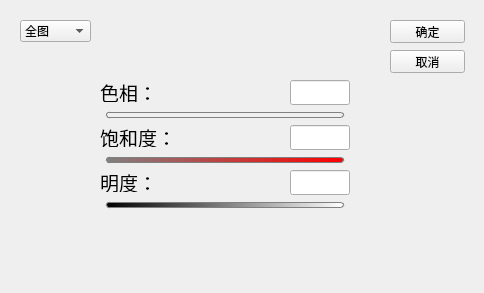
<?xml version="1.0" encoding="UTF-8"?>
<ui version="4.0">
 <class>HSLAdjustForm</class>
 <widget class="QWidget" name="HSLAdjustForm">
  <property name="geometry">
   <rect>
    <x>0</x>
    <y>0</y>
    <width>484</width>
    <height>293</height>
   </rect>
  </property>
  <property name="minimumSize">
   <size>
    <width>484</width>
    <height>293</height>
   </size>
  </property>
  <property name="maximumSize">
   <size>
    <width>484</width>
    <height>293</height>
   </size>
  </property>
  <property name="windowTitle">
   <string>Form</string>
  </property>
  <widget class="QComboBox" name="colorSelect">
   <property name="geometry">
    <rect>
     <x>20</x>
     <y>20</y>
     <width>71</width>
     <height>22</height>
    </rect>
   </property>
   <item>
    <property name="text">
     <string>全图</string>
    </property>
   </item>
   <item>
    <property name="text">
     <string>红色</string>
    </property>
   </item>
   <item>
    <property name="text">
     <string>黄色</string>
    </property>
   </item>
   <item>
    <property name="text">
     <string>绿色</string>
    </property>
   </item>
   <item>
    <property name="text">
     <string>青色</string>
    </property>
   </item>
   <item>
    <property name="text">
     <string>蓝色</string>
    </property>
   </item>
   <item>
    <property name="text">
     <string>洋红</string>
    </property>
   </item>
  </widget>
  <widget class="QPushButton" name="confirmBtn">
   <property name="geometry">
    <rect>
     <x>390</x>
     <y>20</y>
     <width>75</width>
     <height>23</height>
    </rect>
   </property>
   <property name="text">
    <string>确定</string>
   </property>
  </widget>
  <widget class="QPushButton" name="cancelBtn">
   <property name="geometry">
    <rect>
     <x>390</x>
     <y>50</y>
     <width>75</width>
     <height>23</height>
    </rect>
   </property>
   <property name="text">
    <string>取消</string>
   </property>
  </widget>
  <widget class="QWidget" name="layoutWidget">
   <property name="geometry">
    <rect>
     <x>100</x>
     <y>80</y>
     <width>254</width>
     <height>182</height>
    </rect>
   </property>
   <layout class="QVBoxLayout" name="verticalLayout_4">
    <property name="spacing">
     <number>0</number>
    </property>
    <property name="sizeConstraint">
     <enum>QLayout::SetFixedSize</enum>
    </property>
    <item>
     <layout class="QVBoxLayout" name="verticalLayout">
      <item>
       <layout class="QHBoxLayout" name="horizontalLayout">
        <item>
         <widget class="QLabel" name="label">
          <property name="minimumSize">
           <size>
            <width>70</width>
            <height>20</height>
           </size>
          </property>
          <property name="maximumSize">
           <size>
            <width>70</width>
            <height>20</height>
           </size>
          </property>
          <property name="font">
           <font>
            <pointsize>14</pointsize>
           </font>
          </property>
          <property name="text">
           <string>色相：</string>
          </property>
         </widget>
        </item>
        <item>
         <spacer name="horizontalSpacer">
          <property name="orientation">
           <enum>Qt::Horizontal</enum>
          </property>
          <property name="sizeHint" stdset="0">
           <size>
            <width>40</width>
            <height>20</height>
           </size>
          </property>
         </spacer>
        </item>
        <item>
         <widget class="QLineEdit" name="hueEdit">
          <property name="minimumSize">
           <size>
            <width>60</width>
            <height>25</height>
           </size>
          </property>
          <property name="maximumSize">
           <size>
            <width>60</width>
            <height>25</height>
           </size>
          </property>
          <property name="font">
           <font>
            <pointsize>14</pointsize>
           </font>
          </property>
         </widget>
        </item>
       </layout>
      </item>
      <item>
       <widget class="QSlider" name="hueSlider">
        <property name="minimumSize">
         <size>
          <width>250</width>
          <height>20</height>
         </size>
        </property>
        <property name="maximumSize">
         <size>
          <width>250</width>
          <height>20</height>
         </size>
        </property>
        <property name="styleSheet">
         <string notr="true">QSlider::groove:horizontal {
border: 1px solid grey;
height: 4px;
margin:0 6 0 6;
border-radius:3px;
background: qlineargradient(x1:0, y1:0, x2:1, y2:0, 
stop:0   #ff0000, 
stop:0.2 #ffff00,
stop:0.4 #00ff00,
stop:0.6 #00ffff,
stop:0.8 #0000ff
stop:1   #ff00ff);
}
QSlider::handle:horizontal   
{  
    border-image:url(:/images/handle.png);
    width: 12px;
    margin:1 -6 -7 -6;
}  </string>
        </property>
        <property name="minimum">
         <number>-180</number>
        </property>
        <property name="maximum">
         <number>180</number>
        </property>
        <property name="orientation">
         <enum>Qt::Horizontal</enum>
        </property>
       </widget>
      </item>
     </layout>
    </item>
    <item>
     <layout class="QVBoxLayout" name="verticalLayout_2">
      <item>
       <layout class="QHBoxLayout" name="horizontalLayout_2">
        <item>
         <widget class="QLabel" name="label_2">
          <property name="minimumSize">
           <size>
            <width>70</width>
            <height>20</height>
           </size>
          </property>
          <property name="maximumSize">
           <size>
            <width>70</width>
            <height>20</height>
           </size>
          </property>
          <property name="font">
           <font>
            <pointsize>14</pointsize>
           </font>
          </property>
          <property name="text">
           <string>饱和度：</string>
          </property>
         </widget>
        </item>
        <item>
         <spacer name="horizontalSpacer_2">
          <property name="orientation">
           <enum>Qt::Horizontal</enum>
          </property>
          <property name="sizeHint" stdset="0">
           <size>
            <width>40</width>
            <height>20</height>
           </size>
          </property>
         </spacer>
        </item>
        <item>
         <widget class="QLineEdit" name="saturationEdit">
          <property name="minimumSize">
           <size>
            <width>60</width>
            <height>25</height>
           </size>
          </property>
          <property name="maximumSize">
           <size>
            <width>60</width>
            <height>25</height>
           </size>
          </property>
          <property name="font">
           <font>
            <pointsize>14</pointsize>
           </font>
          </property>
         </widget>
        </item>
       </layout>
      </item>
      <item>
       <widget class="QSlider" name="saturationSlider">
        <property name="minimumSize">
         <size>
          <width>250</width>
          <height>20</height>
         </size>
        </property>
        <property name="maximumSize">
         <size>
          <width>250</width>
          <height>20</height>
         </size>
        </property>
        <property name="styleSheet">
         <string notr="true">QSlider::groove:horizontal {
border: 1px solid grey;
height: 4px;
margin:0 6 0 6;
border-radius:3px;
background: qlineargradient(x1:0, y1:0, x2:1, y2:0, stop:1 red, stop:0 grey);

}
QSlider::handle:horizontal   
{  
    border-image:url(:/images/handle.png);
    width: 12px;
    margin:1 -6 -7 -6;
}  </string>
        </property>
        <property name="minimum">
         <number>-100</number>
        </property>
        <property name="maximum">
         <number>100</number>
        </property>
        <property name="orientation">
         <enum>Qt::Horizontal</enum>
        </property>
       </widget>
      </item>
     </layout>
    </item>
    <item>
     <layout class="QVBoxLayout" name="verticalLayout_3">
      <item>
       <layout class="QHBoxLayout" name="horizontalLayout_3">
        <item>
         <widget class="QLabel" name="label_3">
          <property name="minimumSize">
           <size>
            <width>70</width>
            <height>20</height>
           </size>
          </property>
          <property name="maximumSize">
           <size>
            <width>70</width>
            <height>20</height>
           </size>
          </property>
          <property name="font">
           <font>
            <pointsize>14</pointsize>
           </font>
          </property>
          <property name="text">
           <string>明度：</string>
          </property>
         </widget>
        </item>
        <item>
         <spacer name="horizontalSpacer_3">
          <property name="orientation">
           <enum>Qt::Horizontal</enum>
          </property>
          <property name="sizeHint" stdset="0">
           <size>
            <width>40</width>
            <height>20</height>
           </size>
          </property>
         </spacer>
        </item>
        <item>
         <widget class="QLineEdit" name="lightnessEdit">
          <property name="minimumSize">
           <size>
            <width>60</width>
            <height>25</height>
           </size>
          </property>
          <property name="maximumSize">
           <size>
            <width>60</width>
            <height>25</height>
           </size>
          </property>
          <property name="font">
           <font>
            <pointsize>14</pointsize>
           </font>
          </property>
         </widget>
        </item>
       </layout>
      </item>
      <item>
       <widget class="QSlider" name="lightnessSlider">
        <property name="minimumSize">
         <size>
          <width>250</width>
          <height>20</height>
         </size>
        </property>
        <property name="maximumSize">
         <size>
          <width>250</width>
          <height>20</height>
         </size>
        </property>
        <property name="styleSheet">
         <string notr="true">QSlider::groove:horizontal {
border: 1px solid grey;
height: 4px;
margin:0 6 0 6;
border-radius:3px;
background: qlineargradient(x1:0, y1:0, x2:1, y2:0, stop:1 white, stop:0 black);

}
QSlider::handle:horizontal   
{  
    border-image:url(:/images/handle.png);
    width: 12px;
    margin:1 -6 -7 -6;
}  </string>
        </property>
        <property name="minimum">
         <number>-100</number>
        </property>
        <property name="maximum">
         <number>100</number>
        </property>
        <property name="orientation">
         <enum>Qt::Horizontal</enum>
        </property>
       </widget>
      </item>
     </layout>
    </item>
   </layout>
  </widget>
 </widget>
 <resources/>
 <connections/>
</ui>
